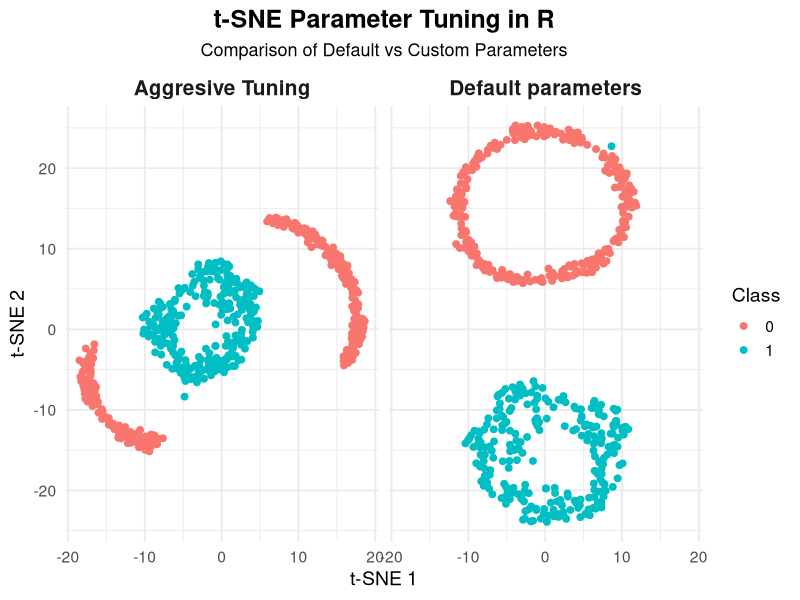

Here is the R script that generated this plot:
# Load required libraries
library(ggplot2)
library(Rtsne)

# Generate a non-linearly separable dataset (two circles)
set.seed(42)
n_samples <- 500
factor <- 0.3
noise  <- 0.1

half <- n_samples / 2
theta_outer <- runif(half, 0, 2*pi)
theta_inner <- runif(half, 0, 2*pi)

r_outer <- 1 + rnorm(half, sd = noise)
r_inner <- factor + rnorm(half, sd = noise)

X <- rbind(
  cbind(r_outer * cos(theta_outer), r_outer * sin(theta_outer)),
  cbind(r_inner * cos(theta_inner), r_inner * sin(theta_inner))
)
X <- as.data.frame(X)
colnames(X) <- c("x1", "x2")
y <- as.factor(c(rep(0, half), rep(1, half)))

# t-SNE with default-like parameters
tsne_1 <- Rtsne(
  as.matrix(X),
  dims = 2,
  perplexity = 30,
  exaggeration_factor = 12,
  eta = 200,
  pca = FALSE,
  check_duplicates = FALSE,
  verbose = FALSE
)
tsne_transformed_1 <- as.data.frame(tsne_1$Y)
colnames(tsne_transformed_1) <- c("tsne1", "tsne2")
tsne_transformed_1$class <- y
tsne_transformed_1$method <- "Default parameters"

# t-SNE with custom (more aggressive) parameters
set.seed(42)
tsne_2 <- Rtsne(
  as.matrix(X),
  dims = 2,
  perplexity = 50,
  exaggeration_factor = 20,
  eta = 500,
  pca = FALSE,
  check_duplicates = FALSE,
  verbose = FALSE
)
tsne_transformed_2 <- as.data.frame(tsne_2$Y)
colnames(tsne_transformed_2) <- c("tsne1", "tsne2")
tsne_transformed_2$class <- y
tsne_transformed_2$method <- "Aggresive Tuning"

# Combine results for faceted plotting
all_tsne <- rbind(tsne_transformed_1, tsne_transformed_2)

# Plot using facets in ggplot2
tsne_plot <- ggplot(all_tsne, aes(x = tsne1, y = tsne2, color = class)) +
  geom_point(size = 2) +
  facet_wrap(~ method, nrow = 1) +
  labs(
    title = "t-SNE Parameter Tuning in R",
    subtitle = "Comparison of Default vs Custom Parameters",
    x = "t-SNE 1", y = "t-SNE 2", color = "Class"
  ) +
  theme_minimal(base_size = 14) +
  theme(
    panel.background = element_rect(fill = "white", color = NA),
    plot.background = element_rect(fill = "white", color = NA),
    strip.background = element_rect(fill = "white", color = NA),
    strip.text = element_text(face = "bold", size = 15),
    plot.title = element_text(face = "bold", size = 18, hjust = 0.5),
    plot.subtitle = element_text(size = 13, hjust = 0.5),
    legend.position = "right"
  )
